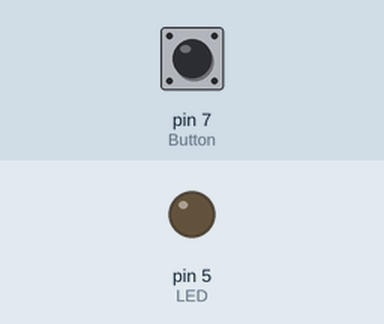
Recording of a sketch running on a simulated Arduino Uno, built with avr-gcc and run on an emulated ATmega328P. On the bench: output pins drawn as LEDs (lit = HIGH). Dashed ring = blinking. The inputs (shaded band) are chosen by the test bench; at power-on: pin 7 (Button) LOW.

Above: at 1.2 s.
1.3 s: pin 7 (Button) pulled HIGH for 1 s
At 1.4 s:
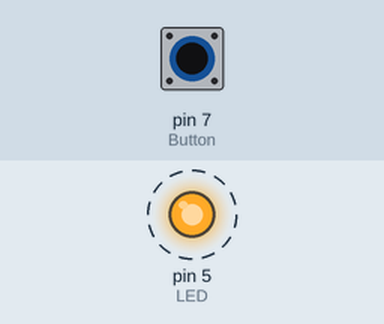
4.3 s: pin 7 (Button) pulled HIGH for 3.2 s
At 8.0 s:
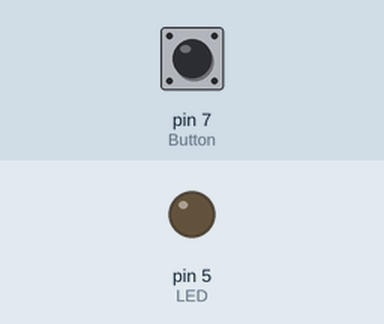
Timing chart, 0 to 9.5 s (numbered marks = the images above; inputs shaded):
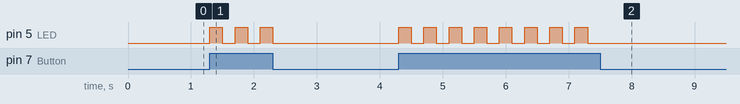

Measured:
- after the input at 1.3 s, pin 5 (LED): alternates HIGH for 0.20 s and LOW for 0.20 s, 6 changes in all, then stays LOW, starting at once
- after the input at 4.3 s, pin 5 (LED): alternates HIGH for 0.20 s and LOW for 0.20 s, 16 changes in all, then stays LOW, starting at once

The sketch:

QUIZans2.ino
```cpp
int LED = 5;
int Button = 7;
void setup() {
  // put your setup code here, to run once:
pinMode(Button, INPUT);
pinMode(LED, OUTPUT);
}

void loop() {
  // put your main code here, to run repeatedly:
int buttonState = digitalRead(Button);
if(buttonState == 1) {
  digitalWrite(LED, HIGH);
  delay(200);
  digitalWrite(LED, LOW);
  delay(200);

} else {
  digitalWrite(LED, LOW);
}

}
```
